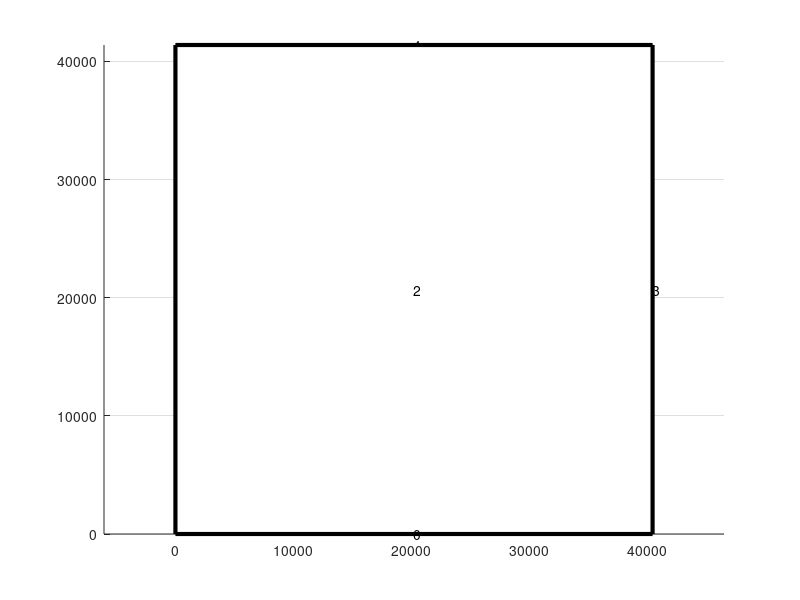

Write MATLAB code to recreate this figure.
figure;
clear;
clf;
axis equal;
hold on;
grid on;

block_x=[0 0 40391 40391 0 ];
block_y=[41353 41394 41394 41353 41353 ];
fill(block_x,block_y,'g');
text(20195.5, 41373.5, '4');

block_x=[0 0 40 40 0 ];
block_y=[41 41353 41353 41 41 ];
fill(block_x,block_y,'g');
text(20, 20697, '1');

block_x=[40 40 40351 40351 40 ];
block_y=[41 41353 41353 41 41 ];
fill(block_x,block_y,'w');
text(20195.5, 20697, '2');

block_x=[40351 40351 40391 40391 40351 ];
block_y=[41 41353 41353 41 41 ];
fill(block_x,block_y,'g');
text(40371, 20697, '3');

block_x=[0 0 40391 40391 0 ];
block_y=[0 41 41 0 0 ];
fill(block_x,block_y,'g');
text(20195.5, 20.5, '0');

LINE = line([0 40391],[0 0],'Color','k');
set(LINE, 'linewidth', 3)
LINE = line([0 0],[0 41394],'Color','k');
set(LINE, 'linewidth', 3)
LINE = line([40391 40391],[0 41394],'Color','k');
set(LINE, 'linewidth', 3)
LINE = line([0 40391],[41394 41394],'Color','k');
set(LINE, 'linewidth', 3)
